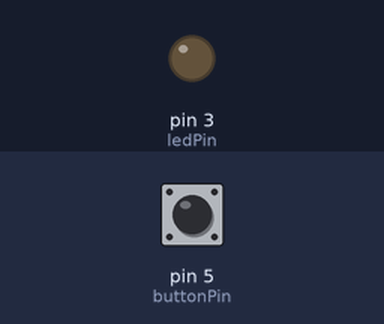
The sketch below on a simulated Arduino Uno, built with avr-gcc and run on an emulated ATmega328P. Parts: output pins drawn as LEDs (lit = HIGH). The inputs (shaded band) are chosen by the test bench; at power-on: pin 5 (buttonPin) HIGH.

Above: at 1.2 s.
1.3 s: pin 5 (buttonPin) pulled LOW for 0.15 s
At 1.37 s:
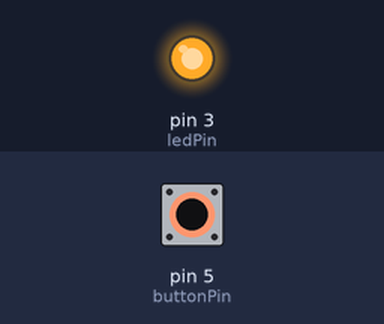
2.9 s: pin 5 (buttonPin) pulled LOW for 3.2 s
At 6.8 s:
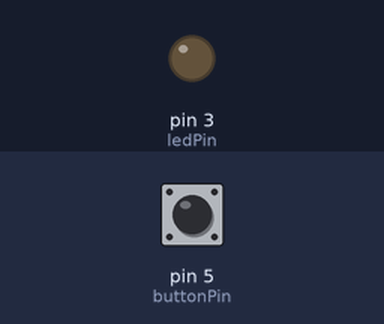
Timing chart, 0 to 8.3 s (numbered marks = the images above; inputs shaded):
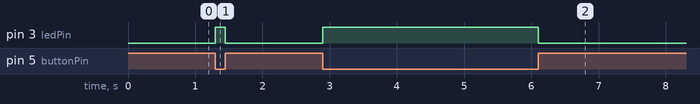

The sketch:

project_6-2.ino
```cpp
int buttonPin = 5;
int ledPin = 3;

void setup() {

  pinMode(buttonPin, INPUT);
  pinMode(ledPin, OUTPUT);

}

void loop() {

  int buttonState;
  buttonState = digitalRead(buttonPin);

  if (buttonState == LOW)
  {
    digitalWrite(ledPin, HIGH);
  }

  else
  {
    digitalWrite(ledPin, LOW);
  }

}
```

Measured:
- after the input at 1.3 s, pin 3 (ledPin): LOW → HIGH at once, → LOW 0.15 s later
- after the input at 2.9 s, pin 3 (ledPin): LOW → HIGH at once, → LOW 3.2 s later
